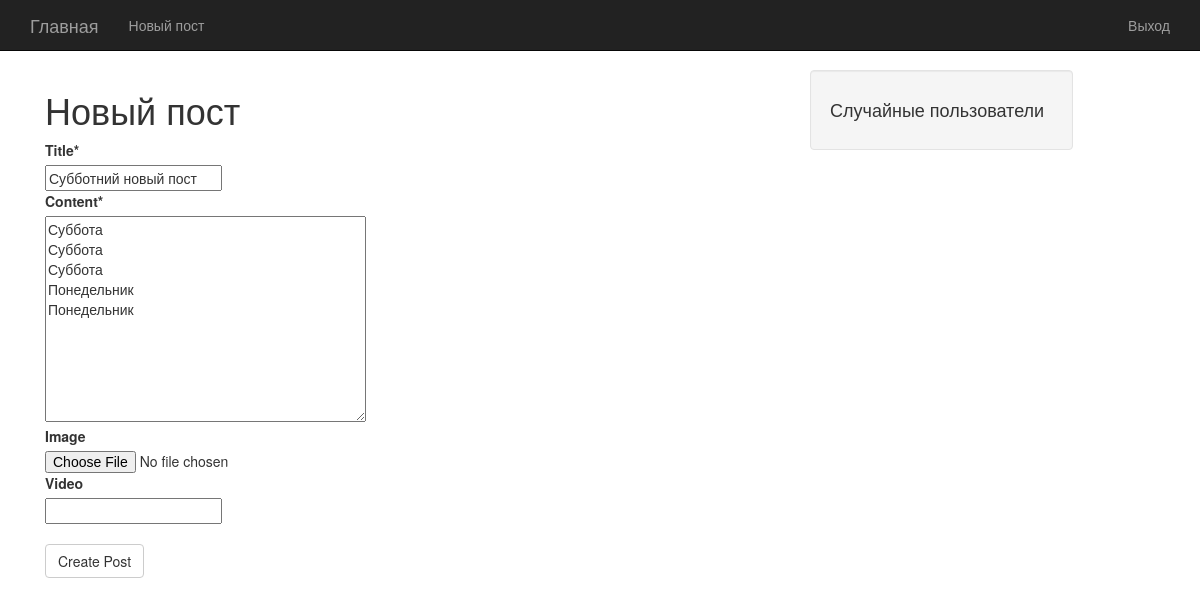
/post9/edit/ (signed in), run on an earlier commit of the app's database.
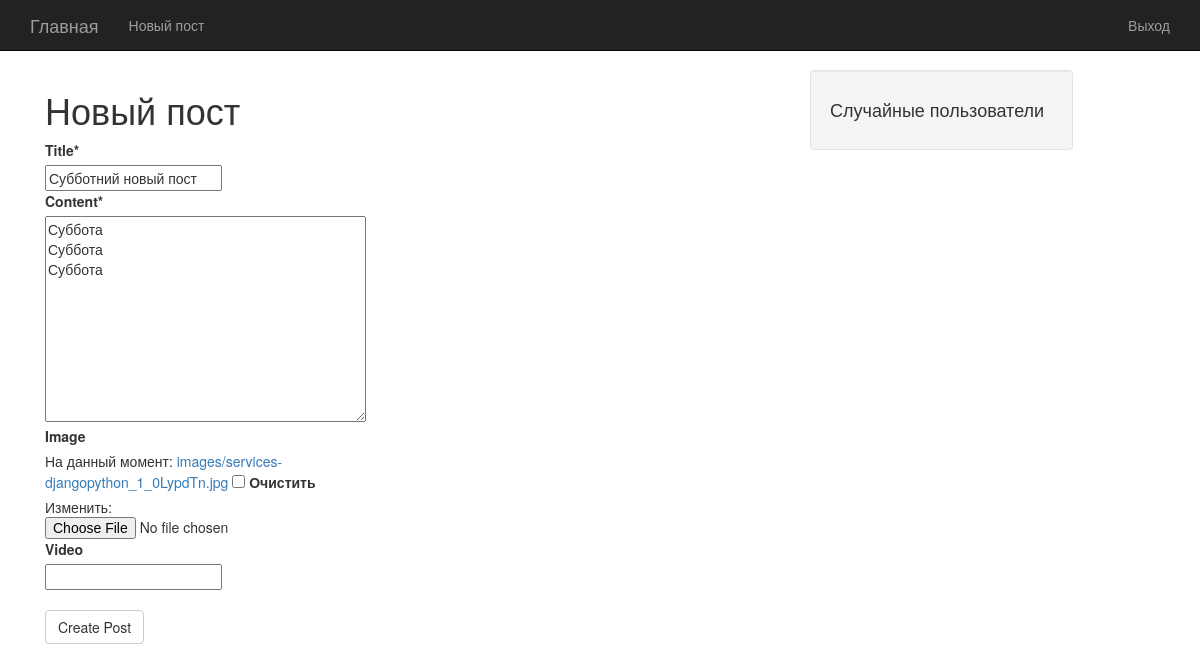
And on a later commit of the database.
### posts/models.py (models this page shows, shortened)
class Post(models.Model):
    title = models.CharField(max_length=150)
    content = models.TextField()
    image = models.ImageField(upload_to='images', blank=True)
    video = models.URLField(blank=True)
    created = models.DateTimeField(auto_now=False, auto_now_add=True)
    updated = models.DateTimeField(auto_now=True, auto_now_add=False)
    author = models.ForeignKey(User)
    class Meta:
        ordering = ['-created']

### posts/views.py (the view)
# urls.py: url(r'^post(?P<id>\d+)/edit/$', post_update, name='update'),
def post_update(request, id=None):
    if not request.user.is_authenticated() or User.objects.get(username=request.user).id != Post.objects.get(id=id).author_id:
        raise Http404
    instance = get_object_or_404(Post, id=id)
    form = PostForm(request.POST or None, request.FILES or None, instance=instance)
    if form.is_valid():
        instance = form.save(commit=False)
        instance.save()
        messages.success(request, "<a href='#'>Item</a> Saved", extra_tags='html_safe')
        return HttpResponseRedirect(instance.get_absolute_url())
    context = {
        "title": instance.title,
        "instance": instance,
        "form": form,
    }
    return render(request, "post_form.html", context)

### posts/forms.py
class PostForm(forms.ModelForm):
    class Meta:
        model = Post
        fields = [
            "title",
            "content",
            "image",
            "video",
        ]

### templates/post_form.html
{% extends "base.html" %}
{% load crispy_forms_tags %}
{% block content %}
    <div class="col-md-6">
        <h1>Новый пост</h1>
        <form method="POST" action="" enctype="multipart/form-data">{% csrf_token %}
            {{ form | crispy }}
            <br>
            <input type="submit" class="btn btn-default" value="Create Post" />
        </form>
    </div>
{% endblock content%}

What changed in the data, as far as the page shows it:
changed Post "Субботний новый пост": content "Суббота Суббота Суббота Понедельник Понедельник" → "Суббота Суббота Суббота"
Also different on the page:
form field form: (not shown) → "☐"
text no longer shown: "Title * Content * Image Video"
text now shown: "Title * Content * Image На данный момент: images/services-djangopython_1_0LypdTn.jpg Очистить Изменить: Video"
